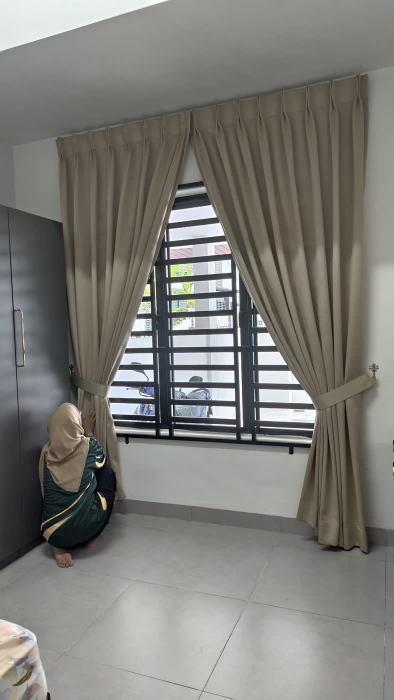
#> input picture aimi-website/img/g-aimi.jpg, 788 x 1400 px (shown at 1/2 size)
$ python realistik.py aimi-website/img/g-aimi.jpg aimi-website/img/g-bidaikayu.jpg 1.0
#> lines starting #> are read from the running program, lines starting #| are printed output that depends on the picture
"""Make an AI image read like a straight-out-of-phone photo.

Softens AI over-sharpness, flattens the HDR look, nudges white balance, adds
phone-sensor luminance + chroma noise, slight chromatic aberration and lens
vignetting, then saves as a phone-quality JPEG.

Usage: python3 realistik.py in.png out.jpg [strength 0..1, default 0.7]
"""
import sys

import cv2
import numpy as np

src, dst = sys.argv[1], sys.argv[2]
s = float(sys.argv[3]) if len(sys.argv) > 3 else 0.7
rng = np.random.default_rng(1)

img = cv2.imread(src, cv2.IMREAD_COLOR).astype(np.float32) / 255
h, w = img.shape[:2]
#> h = 1400; w = 788
# phone-ish resolution, then a touch of softness (AI output is unnaturally crisp)
k = 2016 / max(w, h)  # iPhone 12MP-ish long side
#> k = 1.44
img = cv2.resize(img, (int(w * k), int(h * k)), interpolation=cv2.INTER_AREA)
#> img: shape (2016, 1134, 3) float32
h, w = img.shape[:2]
#> h = 2016; w = 1134
img = cv2.GaussianBlur(img, (0, 0), 0.6 * s + 0.2)

# flatten the HDR / "clarity" look: pull local contrast back towards a blurred base
base = cv2.GaussianBlur(img, (0, 0), 25)
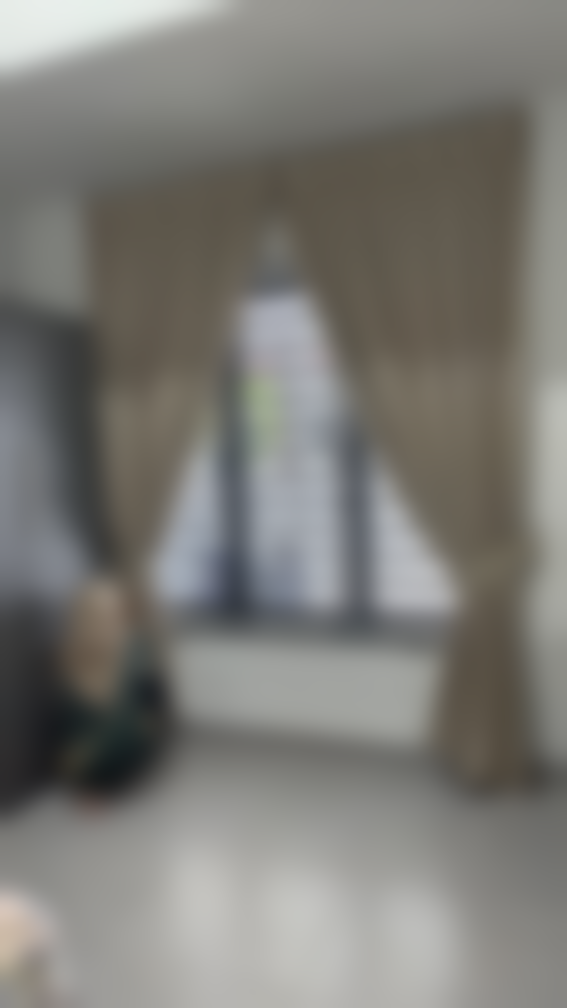
#> base: shape (2016, 1134, 3) float32 (shown at 1/2 size); mean B, G, R 0.464, 0.484, 0.489
img = img + (base - img) * 0.18 * s

# tone: lift blacks a little, soften highlights, slight warm-green phone white balance
img = 0.025 * s + img * (1 - 0.05 * s)
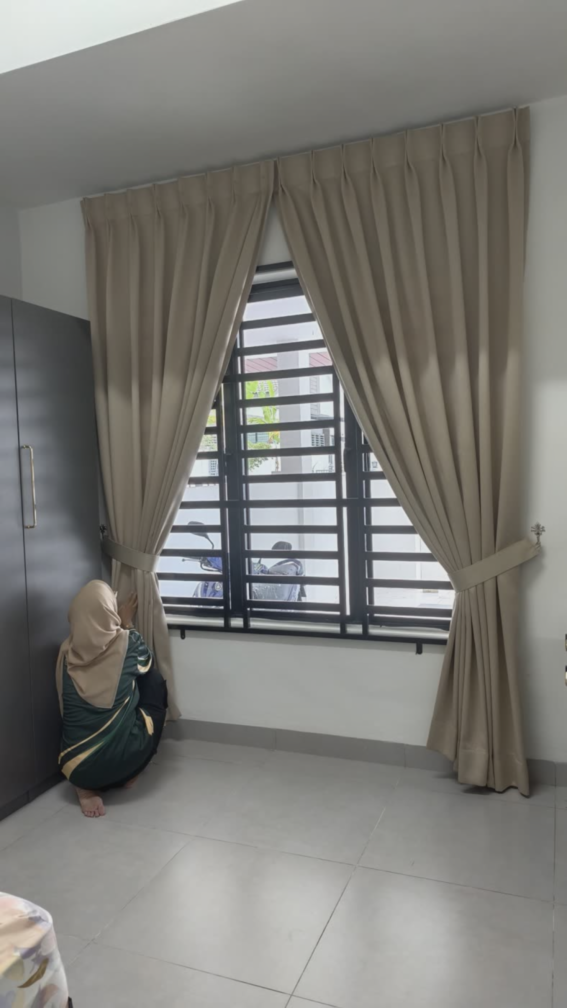
#> img: shape (2016, 1134, 3) float32 (shown at 1/2 size); mean B, G, R 0.466, 0.484, 0.489
img = img / (1 + 0.12 * s * img)
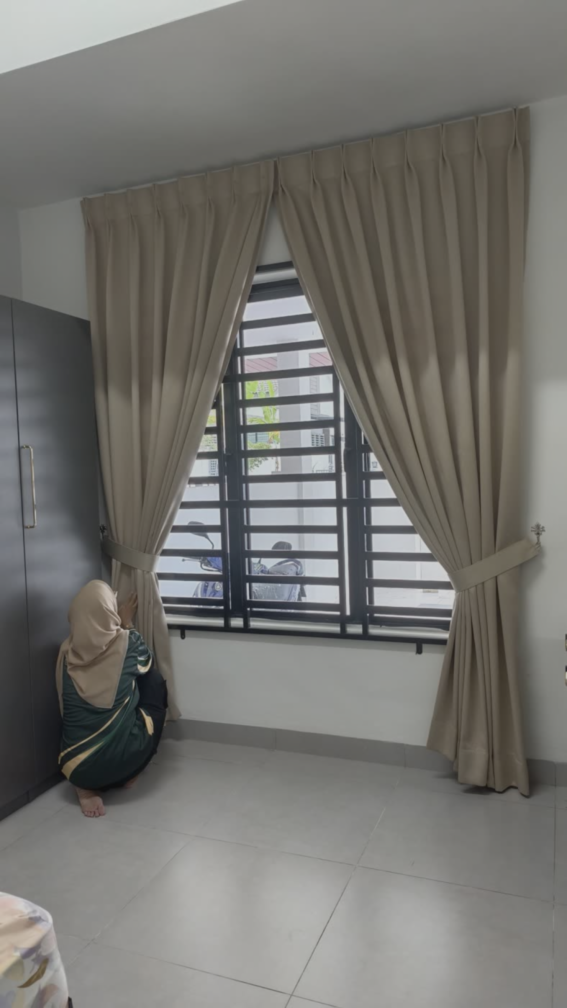
#> img: shape (2016, 1134, 3) float32 (shown at 1/2 size); mean B, G, R 0.438, 0.454, 0.458
img *= np.array([0.97, 1.0, 1.03])  # BGR: a bit warmer
hsv = cv2.cvtColor(np.clip(img, 0, 1), cv2.COLOR_BGR2HSV)
#> hsv: shape (2016, 1134, 3) float32; mean H, S, V 64.4, 0.1, 0.5
hsv[..., 1] *= 1 - 0.1 * s  # AI images are over-saturated
#> hsv: shape (2016, 1134, 3) float32; mean H, S, V 64.4, 0.1, 0.5
img = cv2.cvtColor(hsv, cv2.COLOR_HSV2BGR)

# lateral chromatic aberration towards the edges
cx, cy = w / 2, h / 2
#> cx = 567; cy = 1008
for ch, k in [(0, 1 + 0.0012 * s), (2, 1 - 0.0012 * s)]:
    M = np.float32([[k, 0, cx - k * cx], [0, k, cy - k * cy]])
    img[..., ch] = cv2.warpAffine(img[..., ch], M, (w, h), borderMode=cv2.BORDER_REFLECT)

# lens vignetting
yy, xx = np.mgrid[0:h, 0:w].astype(np.float32)
r = ((xx - cx) / cx) ** 2 + ((yy - cy) / cy) ** 2
img *= (1 - 0.12 * s * np.clip(r, 0, 2) / 2)[..., None]
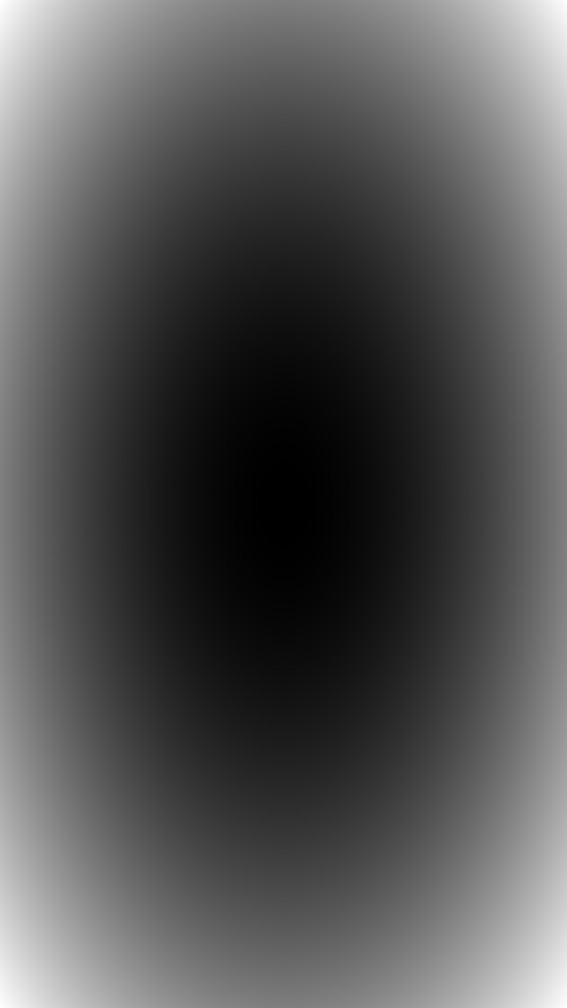
#> r: shape (2016, 1134) float32 (shown at 1/2 size); min 0, max 2, mean 0.667; drawn with min black and max white

# sensor noise: luminance (stronger in shadows) + low-frequency chroma blotches
lum = cv2.cvtColor(np.clip(img, 0, 1), cv2.COLOR_BGR2GRAY)
amp = (0.012 + 0.02 * (1 - lum)) * s
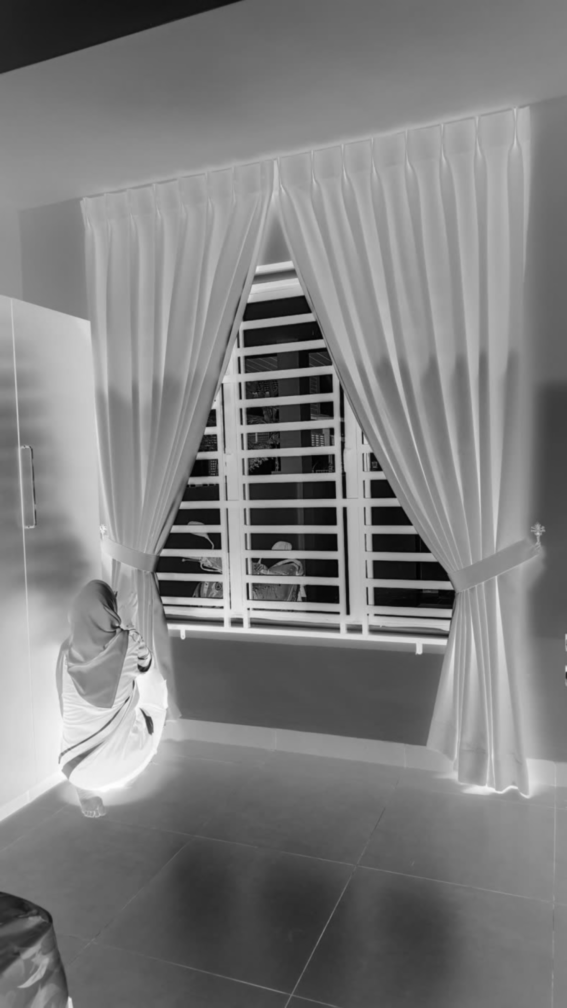
#> amp: shape (2016, 1134) float32 (shown at 1/2 size); min 0.0155, max 0.031, mean 0.0232; drawn with min black and max white
img += (rng.normal(0, 1, (h, w)) * amp)[..., None]
chroma = cv2.resize(rng.normal(0, 1, (h // 3, w // 3, 3)).astype(np.float32), (w, h)) * 0.008 * s
img += chroma

out = np.clip(img * 255, 0, 255).astype(np.uint8)
cv2.imwrite(dst, out, [cv2.IMWRITE_JPEG_QUALITY, int(88 - 8 * s)])
print(dst, out.shape)
#| aimi-website/img/g-bidaikayu.jpg (2016, 1134, 3)

$ run again, on aimi-website/img/g-coklat.jpg
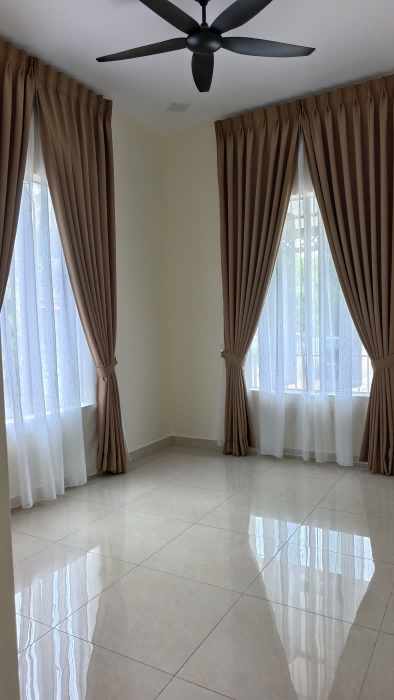
#> input picture aimi-website/img/g-coklat.jpg, 788 x 1400 px (shown at 1/2 size)
#> `amp = (0.012 + 0.02 * (1 - lum)) * s`:
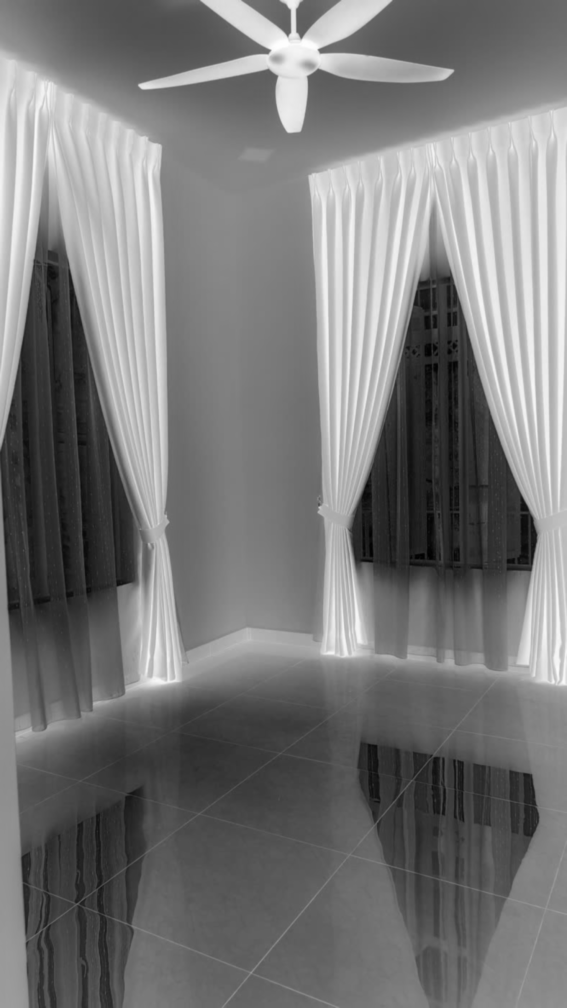
#> amp: shape (2016, 1134) float32 (shown at 1/2 size); min 0.0153, max 0.031, mean 0.0227; drawn with min black and max white
#> `img += (rng.normal(0, 1, (h, w)) * amp)[..., None]`:
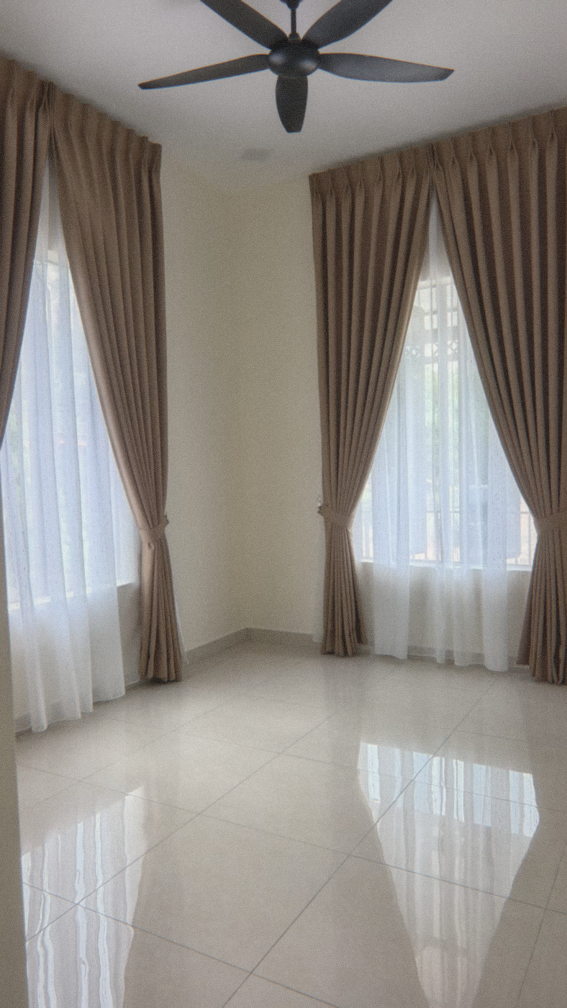
#> img: shape (2016, 1134, 3) float32 (shown at 1/2 size); mean B, G, R 0.444, 0.463, 0.481; drawn with min black and max white
#| aimi-website/img/g-coklat.jpg (2016, 1134, 3)

$ run again, on aimi-website/img/g-coklat2.jpg
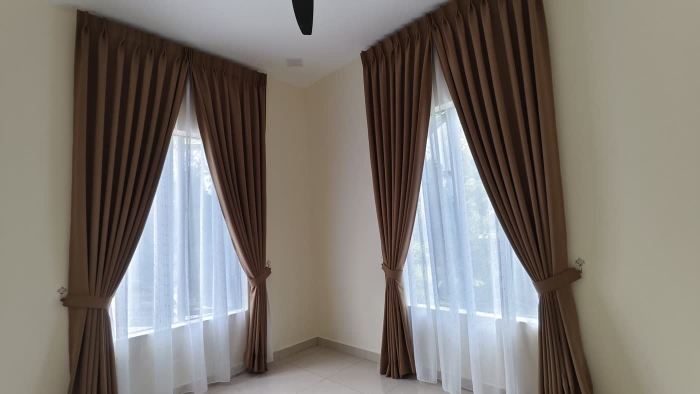
#> input picture aimi-website/img/g-coklat2.jpg, 1400 x 788 px (shown at 1/2 size)
#> `amp = (0.012 + 0.02 * (1 - lum)) * s`:
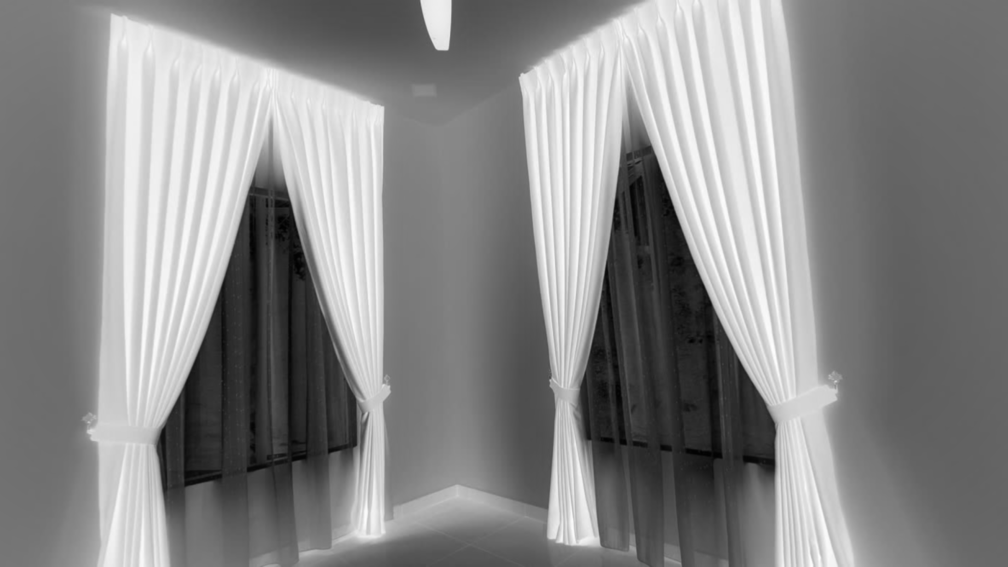
#> amp: shape (1134, 2016) float32 (shown at 1/2 size); min 0.0154, max 0.0305, mean 0.0234; drawn with min black and max white
#> `img += (rng.normal(0, 1, (h, w)) * amp)[..., None]`:
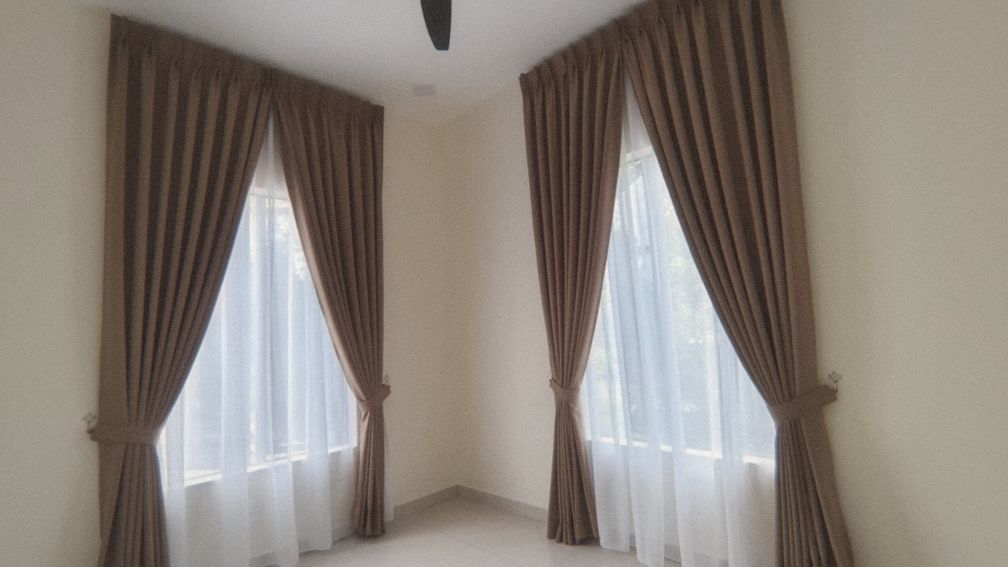
#> img: shape (1134, 2016, 3) float32 (shown at 1/2 size); mean B, G, R 0.394, 0.423, 0.454; drawn with min black and max white
#| aimi-website/img/g-coklat2.jpg (1134, 2016, 3)

$ run again, on aimi-website/img/g-krim.jpg
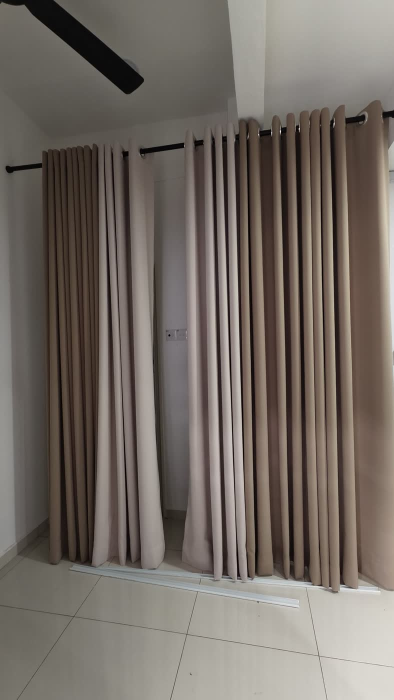
#> input picture aimi-website/img/g-krim.jpg, 788 x 1400 px (shown at 1/2 size)
#> `amp = (0.012 + 0.02 * (1 - lum)) * s`:
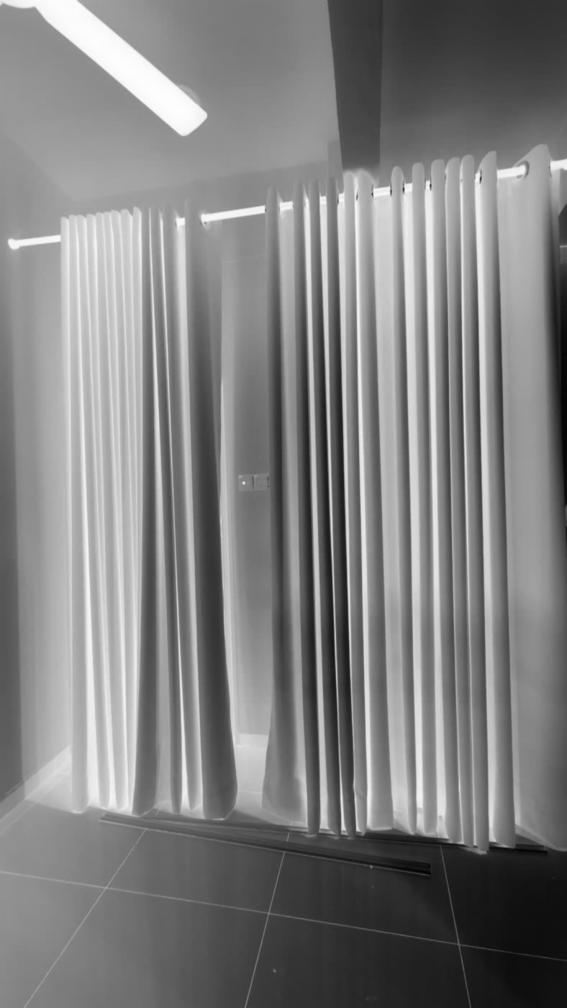
#> amp: shape (2016, 1134) float32 (shown at 1/2 size); min 0.0175, max 0.0306, mean 0.0241; drawn with min black and max white
#> `img += (rng.normal(0, 1, (h, w)) * amp)[..., None]`:
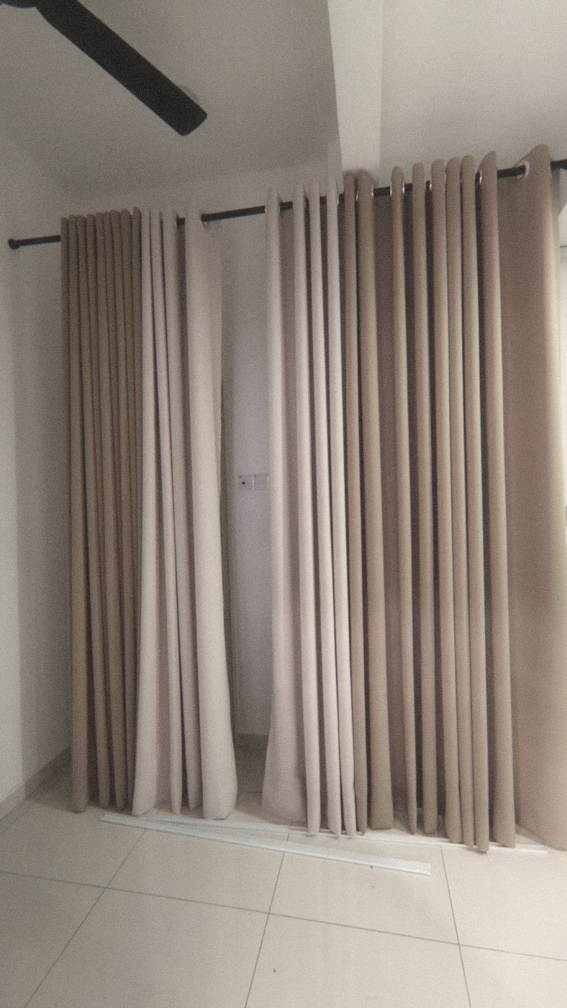
#> img: shape (2016, 1134, 3) float32 (shown at 1/2 size); mean B, G, R 0.358, 0.389, 0.424; drawn with min black and max white
#| aimi-website/img/g-krim.jpg (2016, 1134, 3)
